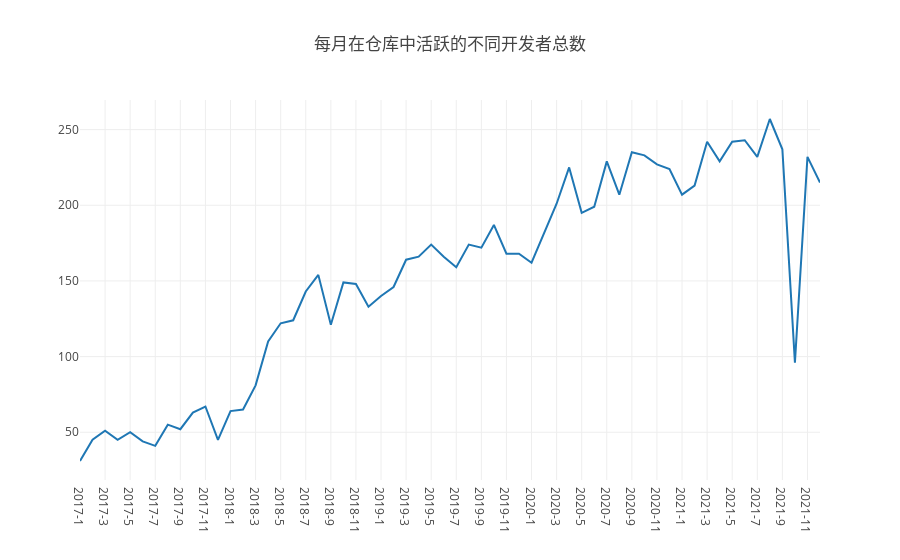

The cell this chart's notebook holds for it:
### Markdown cell above
## 4. 每月在仓库中活跃（只要有日志产生就算）的不同开发者（也就是一个GitHub账号）总数

### Code cell
query(
    `
    select
    toYear(created_at) as year, toMonth(created_at) as month,
    count(DISTINCT actor_id) as user
    from github_log.events
    where repo_id=${repo_id} and type='PullRequestEvent' and year>=${startYear} and year<=${endYear}
    group by year, month
    order by year, month
    `
).then(data => {
    var userCount = [], mergeCount = [], timeline = [], table = [];
    data.forEach(d => {
        userCount.push(d.user);
        var time = d.year + '-' + d.month;
        timeline.push(time);
        table.push({'Time': time, 'Actived User': d.user});
    });
    openDigger.render.plotly([
        {x: timeline, y: userCount, mode: 'scatter', name: '每月活跃的开发者个数'},
    ], {
        title: '每月在仓库中活跃的不同开发者总数',
        xaxis: {type: 'category'},
    });
    console.table(table);
})

### Figure 1 — Plotly figure (JSON) as saved in the notebook; plotly's stock layout.template omitted (floating-point values rounded to 4 significant figures)
{"data": [{"mode": "scatter", "name": "每月活跃的开发者个数", "x": ["2017-1", "2017-2", "2017-3", "2017-4", "2017-5", "2017-6", "2017-7", "2017-8", "2017-9", "2017-10", "2017-11", "2017-12", "2018-1", "2018-2", "2018-3", "2018-4", "2018-5", "2018-6", "2018-7", "2018-8", "2018-9", "2018-10", "2018-11", "2018-12", "2019-1", "2019-2", "2019-3", "2019-4", "2019-5", "2019-6", "2019-7", "2019-8", "2019-9", "2019-10", "2019-11", "2019-12", "2020-1", "2020-2", "2020-3", "2020-4", "2020-5", "2020-6", "2020-7", "2020-8", "2020-9", "2020-10", "2020-11", "2020-12", "2021-1", "2021-2", "2021-3", "2021-4", "2021-5", "2021-6", "2021-7", "2021-8", "2021-9", "2021-10", "2021-11", "2021-12"], "y": ["31", "45", "51", "45", "50", "44", "41", "55", "52", "63", "67", "45", "64", "65", "81", "110", "122", "124", "143", "154", "121", "149", "148", "133", "140", "146", "164", "166", "174", "166", "159", "174", "172", "187", "168", "168", "162", "182", "201", "225", "195", "199", "229", "207", "235", "233", "227", "224", "207", "213", "242", "229", "242", "243", "232", "257", "237", "96", "232", "215"]}], "layout": {"autosize": true, "title": {"text": "每月在仓库中活跃的不同开发者总数"}, "xaxis": {"autorange": true, "range": [0, 59], "type": "category"}, "yaxis": {"autorange": true, "range": [18.44, 269.6], "type": "linear"}}}
